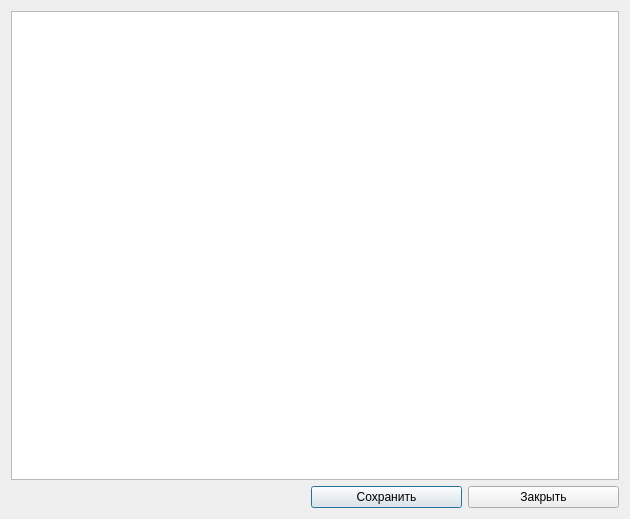
<?xml version="1.0" encoding="UTF-8"?>
<ui version="4.0">
 <class>Dialog</class>
 <widget class="QDialog" name="Dialog">
  <property name="geometry">
   <rect>
    <x>0</x>
    <y>0</y>
    <width>630</width>
    <height>519</height>
   </rect>
  </property>
  <property name="sizePolicy">
   <sizepolicy hsizetype="Fixed" vsizetype="Fixed">
    <horstretch>10</horstretch>
    <verstretch>10</verstretch>
   </sizepolicy>
  </property>
  <property name="windowTitle">
   <string>Dialog</string>
  </property>
  <layout class="QHBoxLayout" name="horizontalLayout_2">
   <item>
    <layout class="QVBoxLayout" name="verticalLayout">
     <item>
      <widget class="QPlainTextEdit" name="plainTextEdit">
       <property name="sizePolicy">
        <sizepolicy hsizetype="Expanding" vsizetype="Expanding">
         <horstretch>1</horstretch>
         <verstretch>1</verstretch>
        </sizepolicy>
       </property>
       <property name="layoutDirection">
        <enum>Qt::LeftToRight</enum>
       </property>
       <property name="autoFillBackground">
        <bool>true</bool>
       </property>
      </widget>
     </item>
     <item>
      <layout class="QHBoxLayout" name="horizontalLayout">
       <property name="sizeConstraint">
        <enum>QLayout::SetFixedSize</enum>
       </property>
       <property name="leftMargin">
        <number>300</number>
       </property>
       <item>
        <widget class="QPushButton" name="btnSave">
         <property name="text">
          <string>Сохранить</string>
         </property>
        </widget>
       </item>
       <item>
        <widget class="QPushButton" name="btnClose">
         <property name="text">
          <string>Закрыть</string>
         </property>
        </widget>
       </item>
      </layout>
     </item>
    </layout>
   </item>
  </layout>
 </widget>
 <layoutdefault spacing="6" margin="11"/>
 <resources/>
 <connections/>
</ui>
